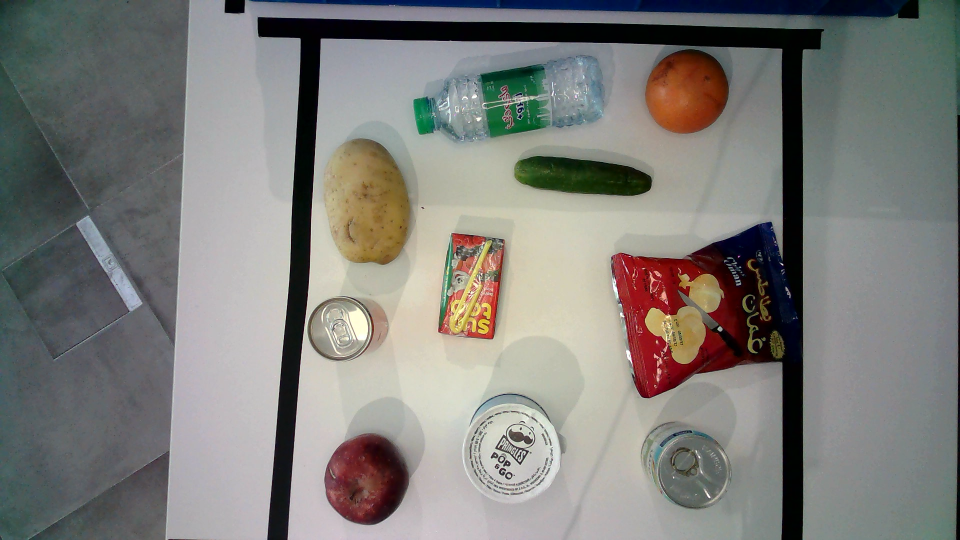
#> input picture Object1.png, 1920 x 1080 px, given in place of object1.jpg, which was not available (shown at 1/2 size)
$ python main.py
#> lines starting #> are read from the running program, lines starting #| are printed output that depends on the picture; after the words box and inside, x2 and y2 are one past the last pixel; in counts of white or black regions, pixels touching at a corner belong together; long printed decimals are rounded; pictures that were not available may be replaced by others from this repository, and a replacement may not be noted
### MAIN/DetectedObjects.py
import cv2
import numpy as np
import math

# This class is resposinble for providing all data needed from the detected objects


parameters = cv2.aruco.DetectorParameters()
aruco_dict = cv2.aruco.getPredefinedDictionary(cv2.aruco.DICT_5X5_50)
aruco_detector = cv2.aruco.ArucoDetector(aruco_dict, parameters)


class DetectedObjects():

    # Calibration constants
    pixel_cm = 1
    areaThresh = 1

    # areaThresh = 20

    # Counterclockwise angle of objects from the x-axis
    orientation = 0

    def __init__(self, img) -> None:
        self.img = img
        self.gray = cv2.cvtColor(img, cv2.COLOR_BGR2GRAY)
        gray_norm = cv2.normalize(
            self.gray, None, alpha=0, beta=255, norm_type=cv2.NORM_MINMAX)
        gray_norm2 = cv2.normalize(
            gray_norm, None, alpha=0, beta=255, norm_type=cv2.NORM_MINMAX)
        self.blur = cv2.GaussianBlur(gray_norm2, (1, 1), 1)
        self.filter = cv2.bilateralFilter(self.blur, 10, 55, 55)
        kernel = cv2.getStructuringElement(cv2.MORPH_RECT, (1, 1))
        erosion = cv2.erode(self.filter, kernel, iterations=7)
        dilation = cv2.dilate(erosion, kernel, iterations=7)
        self.edges = cv2.Canny(dilation, 50, 150)
        # Create a Mask with adaptive threshold
        mask = cv2.adaptiveThreshold(
            dilation, 255, cv2.ADAPTIVE_THRESH_MEAN_C, cv2.THRESH_BINARY_INV, 19, 5)
        self.contours = cv2.findContours(
            mask, cv2.RETR_EXTERNAL, cv2.CHAIN_APPROX_SIMPLE)
        self.centers = []
        self.objects = self.getContours()

    def getContours(self):
        contours, _ = self.contours
        objects = []
        index = 0
        px_cm = self.getDimensions()
        print("Pixel to cm ratio: ", px_cm)
        for cnt in contours:
            area = cv2.contourArea(cnt)
            if area > self.areaThresh:
                index += 1
                M = cv2.moments(cnt)
                # Check if the zeroth moment is not zero to prevent division be zero rule
                if M["m00"] != 0:
                    # Get the center x and center y of the objects in the contours
                    cx = int(M['m10'] / M['m00'])
                    cy = int(M['m01'] / M['m00'])
                x, y, w, h = cv2.boundingRect(cnt)
                _, _, angle = cv2.minAreaRect(cnt)
                cv2.putText(self.img, str(int(w / px_cm)), (cx, cy),
                            cv2.FONT_HERSHEY_COMPLEX, 0.5, (0, 175, 255), 2)
                cv2.putText(self.img, str(int(h / px_cm)), (cx, cy + 20),
                            cv2.FONT_HERSHEY_COMPLEX, 0.5, (0, 175, 255), 2)
                if angle < 0:
                    angle = 90 + angle
                objects.append(PickableObjects(
                    (cx, cy), (int(w / px_cm), int(h / px_cm)), angle, (x, y)))
                # objects[f'object {index}'] = {"center_x": cx, "center_y": cy, "bound_x": x,
                #                               "bound_y": y, "pixel_w": int(w / px_cm), "pixel_h": int(h / px_cm), "angle": angle}
        return objects

    # [46 lines left out: functions getCenterPoints, getBoundingBox, not called in this run]

    def getDimensions(self):
        corners, _, _ = aruco_detector.detectMarkers(self.img)
        int_corners = np.int0(corners)
        cv2.polylines(self.img, int_corners, True, (0, 255, 0), 5)

        if corners:
            aruco_perimeter = cv2.arcLength(corners[0], True)

            self.pixel_cm = aruco_perimeter / 20
        else:
            self.pixel_cm = 1
        print("Gotten px to cm ratio")
        return self.pixel_cm

    def sortDetectedObjects(self, list_to_sort):
        sorted_list = sorted(
            list_to_sort, key=lambda x: x.getPickScore((0, 450)))
        # for item in sorted_list:
        #     frame =
        # return sorted_list


class PickableObjects():
    # CONSTANT
    MAX_HEIGHT = 20
    HEIGHT_WEIGHT = 40

    MAX_WIDTH = 20
    WIDTH_WEIGHT = 40

    MAX_DISTANCE = 50
    DISTANCE_WEIGHT = 20

    def __init__(self, center_point, dimensions, orientation, boundaries) -> None:
        self.center_point = center_point
        self.dimensions = dimensions
        self.orientation = orientation
        self.boundaries = boundaries

    def getPickScore(self, mLoc):
        # mLoc refers to the position of the manipulator
        distance = math.dist(mLoc, self.center_point) / \
            self.MAX_DISTANCE * self.DISTANCE_WEIGHT
        width = (min(self.dimensions)/self.MAX_WIDTH) * self.WIDTH_WEIGHT
        _pickScore = distance + width
        return _pickScore

### MAIN/main.py
import cv2
import numpy as np
import DetectedObjects


img = cv2.imread("object1.jpg")
#> img is the input picture: shape (1080, 1920, 3); mean B, G, R 122.4, 126.4, 127.3

resized_img = cv2.resize(img, dsize=(0, 0), fx=0.3, fy=0.3)
cropped_img = resized_img[80:800, 220:1000]
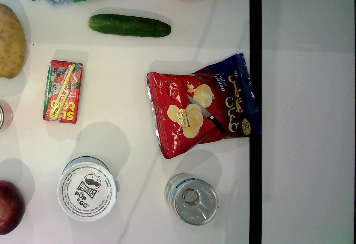
#> cropped_img: shape (244, 356, 3); mean B, G, R 131.2, 139.7, 145
cropped_img2 = img[40:800, 140:1000]
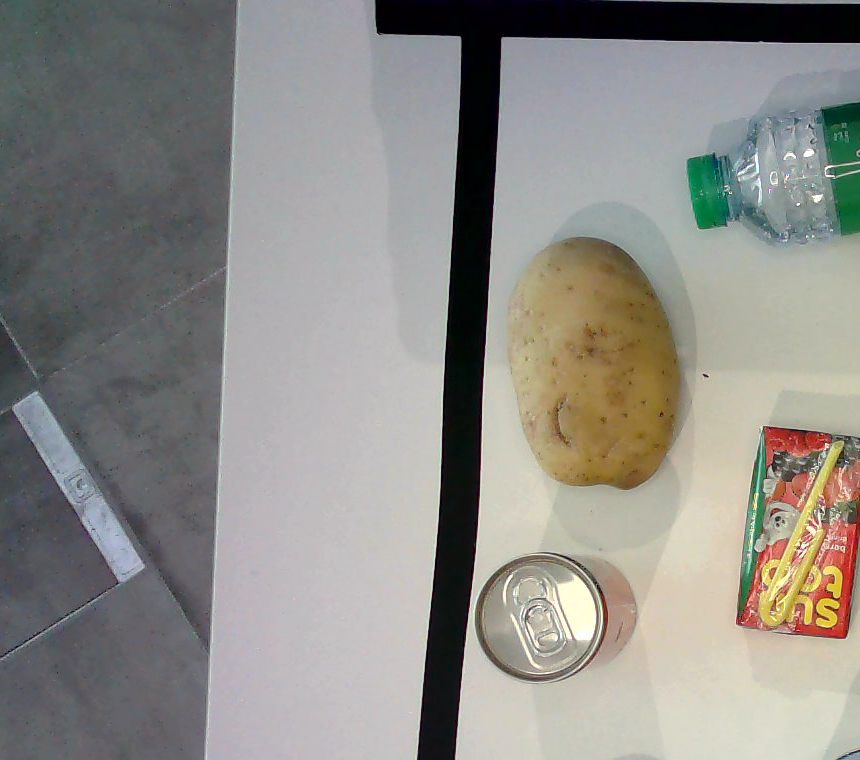
#> cropped_img2: shape (760, 860, 3); mean B, G, R 134.7, 140.5, 141.7


# cv2.imshow("Crop test", erosion)
# cv2.waitKey(0)
# cv2.destroyAllWindows()
allObjects = DetectedObjects.DetectedObjects(cropped_img)
#> in __init__, `self.gray = cv2.cvtColor(img, cv2.COLOR_BGR2GRAY)`:
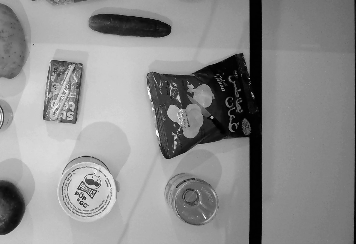
#> self.gray: shape (244, 356); min 0, max 254, mean 140.3
#> in __init__, `self.filter = cv2.bilateralFilter(self.blur, 10, 55, 55)`:
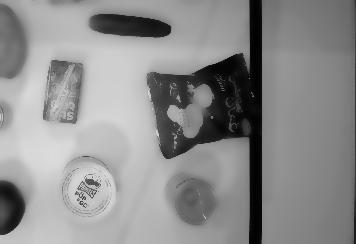
#> self.filter: shape (244, 356); min 1, max 219, mean 141.2
#> in __init__, `self.edges = cv2.Canny(dilation, 50, 150)`:
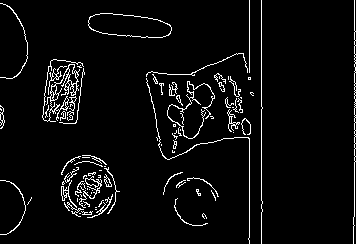
#> self.edges: shape (244, 356); 4.6% white in thin lines or dots
#> in __init__, `mask = cv2.adaptiveThreshold( dilation, 255, cv2.ADAPTIVE_THRESH_MEAN_..`:
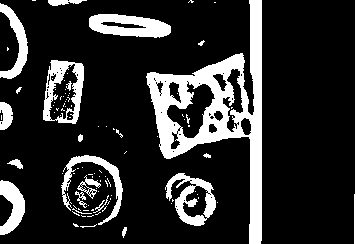
#> mask: shape (244, 356); 17.8% white; 98 white regions (75 under 20 px)
#> in __init__, `self.contours = cv2.findContours( mask, cv2.RETR_EXTERNAL, cv2.CHAIN_A..`: self.contours = 65 contours, 49 with area under 20; largest, box (x1, y1, x2, y2) and area: (146, 0, 262, 244) 9776, (43, 60, 84, 124) 2070, (165, 173, 216, 226) 1502, (89, 14, 171, 38) 1387, (61, 155, 123, 225) 737
#> in getContours, `contours, _ = self.contours`: contours has the same summary as self.contours in __init__
#> in getDimensions, `corners, _, _ = aruco_detector.detectMarkers(self.img)`: corners = ()
#> in getDimensions, `int_corners = np.int0(corners)`: int_corners = empty array
#> the loop in getContours, `for cnt in contours:` made 65 passes
#> (area, cx, cy, x, y, w, h, angle) on passes 1, 22, 24, 28, 33, 35, 42, 43, 47, 53, 55, 58: (22, 123, 231, 122, 227, 5, 11, 18.43), (20, 100, 205, 93, 195, 16, 18, 45), (49.5, 80, 197, 75, 191, 12, 17, 71.57), (719.5, 12, 205, 0, 180, 25, 55, 0), (179.5, 88, 186, 77, 175, 24, 24, 32.74), (1501.5, 193, 200, 165, 173, 51, 53, 26.57), (62, 16, 163, 7, 159, 16, 10, 22.62), (737, 95, 178, 61, 155, 62, 70, 26.57), (22, 79, 137, 78, 134, 5, 8, 0), (234.5, 5, 115, 0, 102, 13, 28, 0), (2070.5, 63, 91, 43, 60, 41, 64, 7.59), (1387, 128, 25, 89, 14, 82, 24, 6.34)
#> (area, cx, cy, x, y, w, h, angle) on passes 61, 62, 64: (49.5, 354, 218, 354, 0, 2, 244, 0), (9775.5, 214, 110, 146, 0, 116, 244, 0), (107, 62, 1, 48, 0, 39, 6, 0)
#> after the loop in getContours, `for cnt in contours:`:
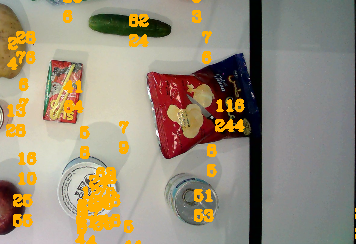
#> self.img: shape (244, 356, 3); 7.38% of pixels changed, all inside (x1, y1, x2, y2) = (6, 0, 356, 244)
#> after the loop in getContours, `for cnt in contours:`: index = 29; objects = 29 items

list_to_sort = allObjects.getContours()
#> the loop in getContours (call 2), `for cnt in contours:` made 65 passes
#> cnt on passes 49, 50, 51, 52, 56, 60: [[113, 128], [113, 129], [114, 129]], [[106, 126]], [[98, 126]], [[1, 115], [1, 119]], [[7, 47], [7, 50], [8, 49], [8, 48]], [[214, 2], [215, 2]]


def sortDetectedObjects(list_to_sort):
    return sorted(list_to_sort, key=lambda x: x.getPickScore((100, 250)))


sorted_list = sortDetectedObjects(list_to_sort)

for i in sorted_list:
    print(i.center_point, i.orientation)
#> this loop made 29 passes
#| (86, 226) 82.875
#| (92, 209) 0.0
#| (123, 231) 18.435
#| (75, 224) 45.0
#| (103, 208) 45.0
#| (76, 213) 26.565
#| (77, 210) 15.524
#| (106, 182) 68.199
#> (further printed lines are left out)

$ run again, with Object2.png copied over Object1.png
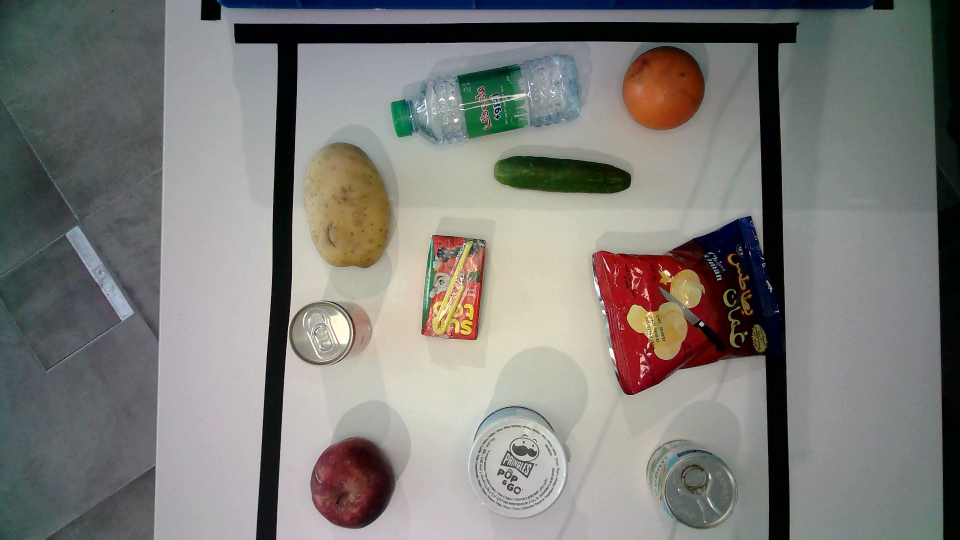
#> input picture Object2.png, 1920 x 1080 px, given in place of object1.jpg, which was not available (shown at 1/2 size)
#> img is the input picture: shape (1080, 1920, 3); mean B, G, R 120.4, 124.3, 125.6
#> in __init__, `self.edges = cv2.Canny(dilation, 50, 150)`:
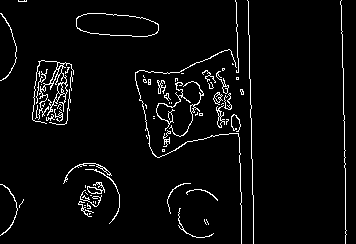
#> self.edges: shape (244, 356); 4.1% white in thin lines or dots
#> mask: shape (244, 356); 19.1% white; 98 white regions (81 under 20 px)
#> self.contours = 67 contours, 53 with area under 20; largest, box (x1, y1, x2, y2) and area: (135, 0, 254, 244) 9778, (33, 61, 73, 124) 2084, (341, 0, 356, 244) 1950, (168, 184, 220, 238) 1500, (76, 14, 159, 36) 1390
#> contours has the same summary as self.contours in __init__
#> corners = ()
#> int_corners = empty array
#> the loop in getContours, `for cnt in contours:` made 67 passes
#> (area, cx, cy, x, y, w, h, angle) on passes 17, 26, 30, 31, 35, 43, 44, 56: (21.5, 86, 211, 81, 208, 13, 9, 26.57), (218, 90, 196, 78, 186, 25, 23, 26.57), (1499.5, 196, 212, 168, 184, 52, 54, 60.02), (475, 7, 208, 0, 184, 17, 51, 0), (215.5, 75, 200, 65, 179, 48, 45, 31.43), (475, 104, 179, 67, 163, 58, 62, 41.99), (54.5, 7, 165, 1, 161, 13, 10, 32.01), (40.5, 1, 116, 0, 109, 4, 17, 0)
#> after the loop in getContours, `for cnt in contours:`:
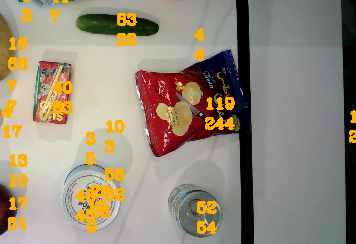
#> self.img: shape (244, 356, 3); mean B, G, R 121.6, 139.3, 148.8
#> after the loop in getContours, `for cnt in contours:`: index = 19; objects = 19 items
#> the loop in getContours (call 2), `for cnt in contours:` made 67 passes
#> distance = 16.57
#> width = 18
#> sorted_list = 19 items
#> the loop `for i in sorted_list:` made 19 passes
#| (86, 211) 26.565
#| (85, 143) 33.690
#| (104, 131) 0.0
#| (90, 196) 26.565
#| (7, 165) 32.005
#> (further printed lines are left out)
